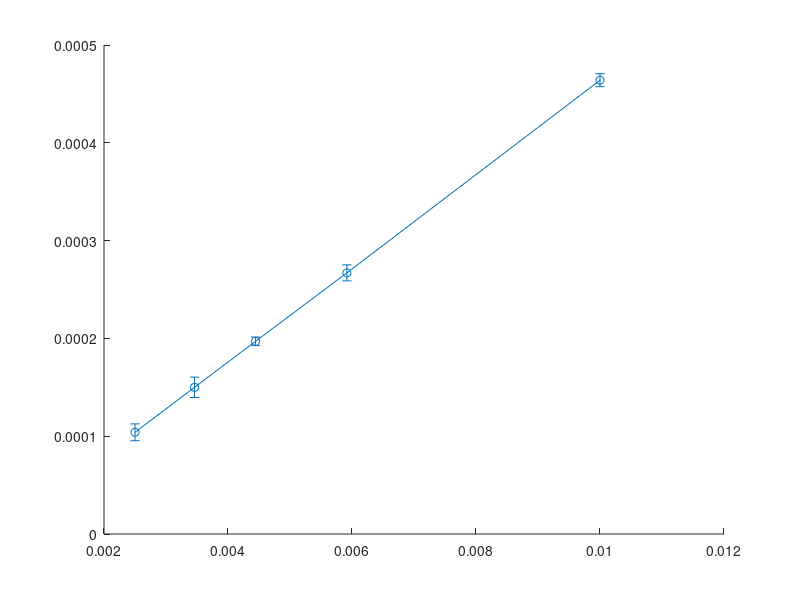

Reproduce this figure in MATLAB. (Note: this script raises an error after producing the figure.)
clc;clear;close all;
strain = [4.64*10^(-4) 2.67*10^(-4) 1.97*10^(-4) 1.5*10^(-4) 1.04*10^(-4)];
radius = [10 13 15 17 20]; % (unit: nm)
curvature = 1./radius;
%% Find optimal line 
A = zeros(2,2);% matrix
b = zeros(1,2); 
c = curvature.^2;
sum1 = 0; sum2 = 0;
for i = 1:size(strain,2)
        sum1 = sum1 + (strain(i)-mean(strain))*(c(i)-mean(c));
        sum2 = sum2 + (c(i)-mean(c))^2;
end
slope = sum1/sum2;
b = mean(strain) - slope*mean(c);
%% Figure
figure()
hold on 
errorbar(c,strain,2*10^-3*[0.0033,0.0041,0.0022,0.0052,0.0043],'-o','MarkerSize',5 ...
    ,'MarkerEdgeColor','blue','MarkerFaceColor','blue');
plot(c,c*slope+b,':','Linewidth',2)
legend(['$(\mathbf{E}_{\rm Mo})_{11}$ (MS result)'],['$(\mathbf{E}_{\rm Mo})_{11}= C*\vert\mathbf{\kappa}_{1}\vert^2$ (C=0.048 nm$^2$)'],'Interpreter','latex','Location','northwest')
set(gca,'FontSize',18)
xlabel('$\vert\mathbf{\kappa}_{1}\vert^2 (\rm {nm}^{-2})$','Interpreter','latex')
ylabel('$(\mathbf{E}_{\rm Mo})_{11}$','Interpreter','latex')
set(gca,'FontSize',18)
hold off
